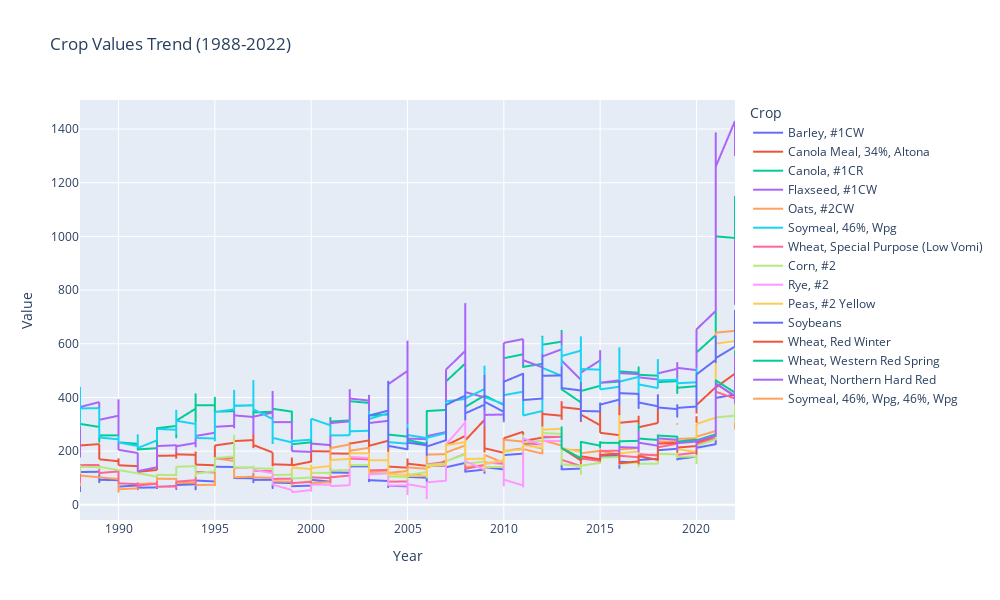

The cell this chart's notebook holds for it:
### Code cell
#Now we use plotly package to plot the value of crops through time from 1988 to 2022
#with this interactive plot we can zoom in and out of the plot and see the values of the crops through time
# Filter the dataframe for the desired years
crop_values_df = df[df['Year'].between(1988, 2022)]

# Create an interactive line plot using plotly package (you can select and deselect the crops from the legend and also zoom in or out of the plot)
fig = px.line(crop_values_df, x='Year', y='Value', color='Crop', title='Crop Values Trend (1988-2022)')
fig.update_layout(width=1000, height=600)
fig.show()

### Figure 1 — Plotly figure (JSON) as saved in the notebook; plotly's stock layout.template omitted (floating-point values rounded to 4 significant figures; data arrays with more than 128 entries replaced by an {"elided": "..."} marker saying what was removed)
{"data": [{"hovertemplate": "Crop=Barley, #1CW<br>Year=%{x}<br>Value=%{y}<extra></extra>", "legendgroup": "Barley, #1CW", "line": {"color": "#636efa", "dash": "solid"}, "marker": {"symbol": "circle"}, "mode": "lines", "name": "Barley, #1CW", "showlegend": true, "type": "scattergl", "x": {"elided": "420 int values"}, "xaxis": "x", "y": {"elided": "420 float values"}, "yaxis": "y"}, {"hovertemplate": "Crop=Canola Meal, 34%, Altona<br>Year=%{x}<br>Value=%{y}<extra></extra>", "legendgroup": "Canola Meal, 34%, Altona", "line": {"color": "#EF553B", "dash": "solid"}, "marker": {"symbol": "circle"}, "mode": "lines", "name": "Canola Meal, 34%, Altona", "showlegend": true, "type": "scattergl", "x": {"elided": "420 int values"}, "xaxis": "x", "y": {"elided": "420 float values"}, "yaxis": "y"}, {"hovertemplate": "Crop=Canola, #1CR<br>Year=%{x}<br>Value=%{y}<extra></extra>", "legendgroup": "Canola, #1CR", "line": {"color": "#00cc96", "dash": "solid"}, "marker": {"symbol": "circle"}, "mode": "lines", "name": "Canola, #1CR", "showlegend": true, "type": "scattergl", "x": {"elided": "420 int values"}, "xaxis": "x", "y": {"elided": "420 float values"}, "yaxis": "y"}, {"hovertemplate": "Crop=Flaxseed, #1CW<br>Year=%{x}<br>Value=%{y}<extra></extra>", "legendgroup": "Flaxseed, #1CW", "line": {"color": "#ab63fa", "dash": "solid"}, "marker": {"symbol": "circle"}, "mode": "lines", "name": "Flaxseed, #1CW", "showlegend": true, "type": "scattergl", "x": {"elided": "420 int values"}, "xaxis": "x", "y": {"elided": "420 float values"}, "yaxis": "y"}, {"hovertemplate": "Crop=Oats, #2CW<br>Year=%{x}<br>Value=%{y}<extra></extra>", "legendgroup": "Oats, #2CW", "line": {"color": "#FFA15A", "dash": "solid"}, "marker": {"symbol": "circle"}, "mode": "lines", "name": "Oats, #2CW", "showlegend": true, "type": "scattergl", "x": {"elided": "402 int values"}, "xaxis": "x", "y": {"elided": "402 float values"}, "yaxis": "y"}, {"hovertemplate": "Crop=Soymeal, 46%, Wpg<br>Year=%{x}<br>Value=%{y}<extra></extra>", "legendgroup": "Soymeal, 46%, Wpg", "line": {"color": "#19d3f3", "dash": "solid"}, "marker": {"symbol": "circle"}, "mode": "lines", "name": "Soymeal, 46%, Wpg", "showlegend": true, "type": "scattergl", "x": {"elided": "411 int values"}, "xaxis": "x", "y": {"elided": "411 float values"}, "yaxis": "y"}, {"hovertemplate": "Crop=Wheat, Special Purpose (Low Vomi)<br>Year=%{x}<br>Value=%{y}<extra></extra>", "legendgroup": "Wheat, Special Purpose (Low Vomi)", "line": {"color": "#FF6692", "dash": "solid"}, "marker": {"symbol": "circle"}, "mode": "lines", "name": "Wheat, Special Purpose (Low Vomi)", "showlegend": true, "type": "scattergl", "x": {"elided": "420 int values"}, "xaxis": "x", "y": {"elided": "420 float values"}, "yaxis": "y"}, {"hovertemplate": "Crop=Corn, #2<br>Year=%{x}<br>Value=%{y}<extra></extra>", "legendgroup": "Corn, #2", "line": {"color": "#B6E880", "dash": "solid"}, "marker": {"symbol": "circle"}, "mode": "lines", "name": "Corn, #2", "showlegend": true, "type": "scattergl", "x": {"elided": "374 int values"}, "xaxis": "x", "y": {"elided": "374 float values"}, "yaxis": "y"}, {"hovertemplate": "Crop=Rye, #2<br>Year=%{x}<br>Value=%{y}<extra></extra>", "legendgroup": "Rye, #2", "line": {"color": "#FF97FF", "dash": "solid"}, "marker": {"symbol": "circle"}, "mode": "lines", "name": "Rye, #2", "showlegend": true, "type": "scattergl", "x": {"elided": "198 int values"}, "xaxis": "x", "y": {"elided": "198 float values"}, "yaxis": "y"}, {"hovertemplate": "Crop=Peas, #2 Yellow<br>Year=%{x}<br>Value=%{y}<extra></extra>", "legendgroup": "Peas, #2 Yellow", "line": {"color": "#FECB52", "dash": "solid"}, "marker": {"symbol": "circle"}, "mode": "lines", "name": "Peas, #2 Yellow", "showlegend": true, "type": "scattergl", "x": {"elided": "285 int values"}, "xaxis": "x", "y": {"elided": "285 float values"}, "yaxis": "y"}, {"hovertemplate": "Crop=Soybeans<br>Year=%{x}<br>Value=%{y}<extra></extra>", "legendgroup": "Soybeans", "line": {"color": "#636efa", "dash": "solid"}, "marker": {"symbol": "circle"}, "mode": "lines", "name": "Soybeans", "showlegend": true, "type": "scattergl", "x": {"elided": "233 int values"}, "xaxis": "x", "y": {"elided": "233 float values"}, "yaxis": "y"}, {"hovertemplate": "Crop=Wheat, Red Winter<br>Year=%{x}<br>Value=%{y}<extra></extra>", "legendgroup": "Wheat, Red Winter", "line": {"color": "#EF553B", "dash": "solid"}, "marker": {"symbol": "circle"}, "mode": "lines", "name": "Wheat, Red Winter", "showlegend": true, "type": "scattergl", "x": [2013, 2013, 2013, 2013, 2013, 2013, 2013, 2013, 2013, 2013, 2013, 2013, 2014, 2014, 2014, 2014, 2014, 2014, 2014, 2014, 2014, 2014, 2014, 2014, 2015, 2015, 2015, 2015, 2015, 2015, 2015, 2015, 2015, 2015, 2015, 2015, 2016, 2016, 2016, 2016, 2016, 2016, 2016, 2016, 2016, 2016, 2016, 2016, 2017, 2017, 2017, 2017, 2017, 2017, 2017, 2017, 2017, 2017, 2017, 2017, 2018, 2018, 2018, 2018, 2018, 2018, 2018, 2018, 2018, 2018, 2018, 2018, 2019, 2019, 2019, 2019, 2019, 2019, 2019, 2019, 2019, 2019, 2019, 2019, 2020, 2020, 2020, 2020, 2020, 2020, 2020, 2020, 2020, 2020, 2020, 2020, 2021, 2021, 2021, 2021, 2021, 2021, 2021, 2021, 2021, 2021, 2021, 2021, 2022, 2022, 2022, 2022, 2022, 2022, 2022, 2022, 2022, 2022, 2022, 2022], "xaxis": "x", "y": [274.3, 270.9, 262.8, 255.4, 257.5, 255.8, 240.2, 232.7, 226.0, 233.0, 219.3, 211.7, 165.7, 172.3, 190.1, 202.8, 191.5, 177.7, 160.3, 176.2, 155.4, 163.7, 170.2, 180.9, 169.7, 168.2, 165.4, 167.2, 165.7, 184.2, 181.3, 173.6, 177.5, 185.0, 180.9, 186.0, 190.6, 175.3, 177.0, 174.4, 178.9, 172.8, 156.0, 154.1, 156.7, 161.3, 160.1, 154.8, 162.2, 164.5, 161.2, 154.1, 164.5, 172.9, 178.8, 160.2, 166.8, 164.6, 170.9, 181.5, 167.5, 194.5, 182.5, 186.1, 206.6, 205.1, 192.4, 215.9, 215.7, 213.7, 228.9, 228.0, 231.2, 217.5, 218.8, 210.8, 209.1, 215.7, 206.6, 199.4, 197.2, 201.9, 203.8, 213.5, 219.1, 212.1, 212.2, 227.9, 222.7, 213.2, 212.0, 190.6, 209.0, 230.7, 231.5, 233.0, 256.6, 260.6, 258.9, 276.8, 278.3, 317.0, 344.1, 365.8, 368.5, 404.3, 434.2, 451.6, 404.1, 412.0, 431.7, 455.6, 540.5, 491.4, 416.5, 382.0, 390.5, 420.2, 412.8, 412.5], "yaxis": "y"}, {"hovertemplate": "Crop=Wheat, Western Red Spring<br>Year=%{x}<br>Value=%{y}<extra></extra>", "legendgroup": "Wheat, Western Red Spring", "line": {"color": "#00cc96", "dash": "solid"}, "marker": {"symbol": "circle"}, "mode": "lines", "name": "Wheat, Western Red Spring", "showlegend": true, "type": "scattergl", "x": [2013, 2013, 2013, 2013, 2013, 2013, 2013, 2013, 2013, 2013, 2013, 2013, 2014, 2014, 2014, 2014, 2014, 2014, 2014, 2014, 2014, 2014, 2014, 2014, 2015, 2015, 2015, 2015, 2015, 2015, 2015, 2015, 2015, 2015, 2015, 2015, 2016, 2016, 2016, 2016, 2016, 2016, 2016, 2016, 2016, 2016, 2016, 2016, 2017, 2017, 2017, 2017, 2017, 2017, 2017, 2017, 2017, 2017, 2017, 2017, 2018, 2018, 2018, 2018, 2018, 2018, 2018, 2018, 2018, 2018, 2018, 2018, 2019, 2019, 2019, 2019, 2019, 2019, 2019, 2019, 2019, 2019, 2019, 2019, 2020, 2020, 2020, 2020, 2020, 2020, 2020, 2020, 2020, 2020, 2020, 2020, 2021, 2021, 2021, 2021, 2021, 2021, 2021, 2021, 2021, 2021, 2021, 2021, 2022, 2022, 2022, 2022, 2022, 2022, 2022, 2022, 2022, 2022, 2022, 2022], "xaxis": "x", "y": [289.3, 284.2, 282.3, 280.3, 282.6, 278.5, 266.5, 252.1, 233.7, 241.3, 227.6, 211.9, 174.0, 195.3, 210.2, 212.6, 223.4, 211.2, 197.8, 211.4, 203.6, 226.3, 233.5, 234.7, 220.5, 224.0, 229.7, 215.0, 215.1, 234.1, 226.1, 220.3, 222.3, 225.8, 227.5, 231.2, 230.8, 220.3, 226.6, 229.7, 232.3, 226.1, 205.2, 209.9, 214.1, 229.7, 233.8, 236.9, 238.4, 234.9, 232.3, 230.3, 247.4, 285.3, 298.1, 264.5, 236.2, 237.1, 252.2, 247.0, 241.8, 247.7, 245.4, 250.7, 258.8, 241.3, 239.4, 254.1, 244.6, 254.1, 254.3, 258.2, 254.0, 249.3, 248.9, 235.0, 237.7, 240.5, 224.3, 214.5, 221.6, 235.5, 227.9, 235.8, 242.6, 236.0, 237.7, 237.3, 240.7, 234.8, 230.2, 218.6, 227.5, 241.5, 242.6, 240.4, 262.7, 271.5, 271.4, 292.8, 308.9, 327.3, 361.2, 390.6, 390.2, 424.2, 452.3, 463.8, 417.9, 433.0, 479.7, 508.2, 572.2, 506.2, 421.9, 397.9, 413.9, 442.1, 438.4, 428.6], "yaxis": "y"}, {"hovertemplate": "Crop=Wheat, Northern Hard Red<br>Year=%{x}<br>Value=%{y}<extra></extra>", "legendgroup": "Wheat, Northern Hard Red", "line": {"color": "#ab63fa", "dash": "solid"}, "marker": {"symbol": "circle"}, "mode": "lines", "name": "Wheat, Northern Hard Red", "showlegend": true, "type": "scattergl", "x": [2016, 2016, 2016, 2016, 2016, 2017, 2017, 2017, 2017, 2017, 2017, 2017, 2017, 2017, 2017, 2017, 2017, 2018, 2018, 2018, 2018, 2018, 2018, 2018, 2018, 2018, 2018, 2018, 2018, 2019, 2019, 2019, 2019, 2019, 2019, 2019, 2019, 2019, 2019, 2019, 2019, 2020, 2020, 2020, 2020, 2020, 2020, 2020, 2020, 2020, 2020, 2020, 2020, 2021, 2021, 2021, 2021, 2021, 2021, 2021, 2021, 2021, 2021, 2021, 2021, 2022, 2022, 2022, 2022, 2022, 2022, 2022, 2022, 2022, 2022, 2022, 2022], "xaxis": "x", "y": [194.7, 197.9, 211.6, 213.9, 215.1, 212.7, 210.1, 208.3, 199.0, 212.5, 251.4, 273.2, 238.4, 215.4, 218.6, 231.6, 231.5, 220.2, 230.8, 223.8, 227.9, 246.3, 230.1, 221.8, 242.1, 230.8, 241.8, 242.3, 247.5, 242.4, 239.4, 237.9, 222.4, 226.3, 233.5, 219.9, 203.4, 213.3, 228.9, 220.0, 229.8, 235.7, 228.8, 233.4, 231.0, 232.0, 225.5, 221.2, 205.8, 220.2, 232.2, 235.2, 238.1, 257.0, 268.5, 267.5, 289.0, 299.2, 320.6, 357.2, 385.1, 382.4, 416.5, 440.8, 452.4, 405.7, 418.8, 463.9, 494.0, 556.9, 494.1, 407.4, 379.6, 403.7, 424.5, 426.9, 422.7], "yaxis": "y"}, {"hovertemplate": "Crop=Soymeal, 46%, Wpg, 46%, Wpg<br>Year=%{x}<br>Value=%{y}<extra></extra>", "legendgroup": "Soymeal, 46%, Wpg, 46%, Wpg", "line": {"color": "#FFA15A", "dash": "solid"}, "marker": {"symbol": "circle"}, "mode": "lines", "name": "Soymeal, 46%, Wpg, 46%, Wpg", "showlegend": true, "type": "scattergl", "x": [2021, 2021, 2021], "xaxis": "x", "y": [null, null, null], "yaxis": "y"}], "layout": {"height": 600, "legend": {"title": {"text": "Crop"}, "tracegroupgap": 0}, "title": {"text": "Crop Values Trend (1988-2022)"}, "width": 1000, "xaxis": {"anchor": "y", "domain": [0, 1], "title": {"text": "Year"}}, "yaxis": {"anchor": "x", "domain": [0, 1], "title": {"text": "Value"}}}}
